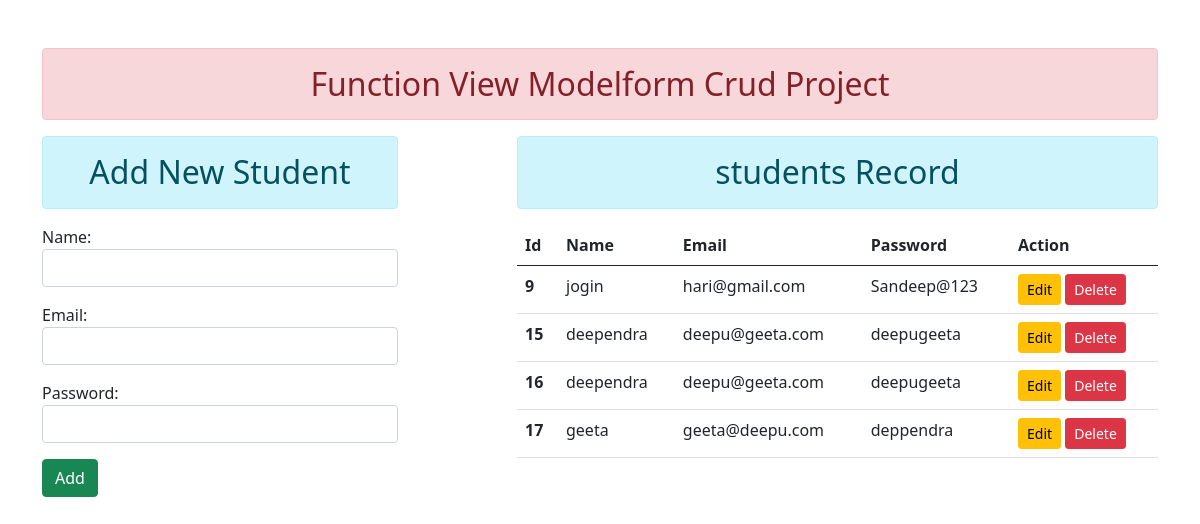
The page / on the database its author committed.
### enroll/models.py (models this page shows)
class User(models.Model):
    name = models.CharField(max_length=70)
    email = models.EmailField(max_length=70)
    password = models.CharField(max_length=70)

### enroll/views.py (the view)
# urls.py: path('', views.main, name="home"),
def main(request):
    if(request.method == 'POST'):
        fm = sregistration(request.POST)
        if(fm.is_valid()):
            nm = fm.cleaned_data['name']
            em = fm.cleaned_data['email']
            pm = fm.cleaned_data['password']
            reg = User(name=nm, email=em, password=pm)
            reg.save()
    else:
        fm = sregistration()
    stu = User.objects.all()
    return render(request, 'enroll/addandshow.html', {'form': fm, 'stu':stu})

### enroll/forms.py
class sregistration(forms.ModelForm):
    class Meta:
        model = User
        fields = ['id','name', 'email', 'password']
        widgets = {
            'name': forms.TextInput(attrs={'class':'form-control'}),
            'email': forms.EmailInput(attrs={'class':'form-control'}),
            'password': forms.PasswordInput(render_value=True, attrs={'class':'form-control'}),
        }

### enroll/templates/enroll/addandshow.html (shortened to what this page needs)
{% extends 'enroll/base.html' %} {% block content %}
<div class="row">
  <div class="col-sm-4">
    <h2 class="text-center alert alert-info">Add New Student</h2>
    <form action="" method="POST">
      {% csrf_token %} {{form.as_p}}
      <input type="submit" class="btn btn-success" value="Add" />
    </form>
  </div>
  <div class="col-sm-7 offset-1">
    <h2 class="text-center alert alert-info">students Record</h2>
    {% if stu %}
    <table class="table table-hover">
      <thead>
        <tr>
          <th scope="col">Id</th>
          <th scope="col">Name</th>
          <th scope="col">Email</th>
          <th scope="col">Password</th>
          <th scope="col">Action</th>
        </tr>
      </thead>
      <tbody>
        <tr>
          {% for st in stu %}
          <th scope="row">{{st.id}}</th>
          <td>{{st.name}}</td>
          <td>{{st.email}}</td>
          <td>{{st.password}}</td>
          <td>
              <a
                href="{% url 'edit' st.id %}"
                value="Edit"
                class="btn btn-warning btn-sm"
                >Edit</a
              >
            <form
              action="{% url 'delete' st.id %}"
              method="POST"
              class="d-inline"
            >
              <input
                type="submit"
                value="Delete"
                class="btn btn-danger btn-sm"
              />
            </form>
          </td>
        </tr>
        {% endfor %}
      </tbody>
    </table>
    {% endif %}
  </div>
</div>
{% endblock %}

### enroll/templates/enroll/base.html (shortened to what this page needs)
<!DOCTYPE html>
<html lang="en">
    {% load static %}
<head>
    <link rel="stylesheet" href="{% static 'enroll/css/bootstrap.css' %}">
</head>
<body>
    <div class="container mt-5">
        <h2 class="text-center alert alert-danger"> Function View Modelform Crud Project</h2>
        {% block content %}
        {% endblock %}
    </div>
</body>
</html>

### rows shown on the page
User: id "9", name "jogin", email "hari@gmail.com", password "Sandeep@123"
User: id "15", name "deependra", email "deepu@geeta.com", password "deepugeeta"
User: id "16", name "deependra", email "deepu@geeta.com", password "deepugeeta"
User: id "17", name "geeta", email "geeta@deepu.com", password "deppendra"
